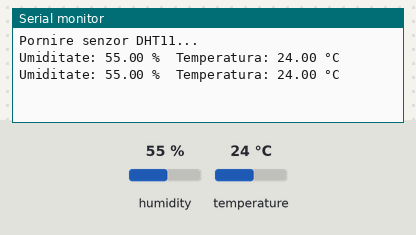
Simulated run of this sketch. Board: ESP32. Shown: the last lines printed to the serial monitor. Inputs (shaded band) come from the test bench; at power-on: humidity 55 %, temperature 24 °C.

Above: at 2.8 s.
2.9 s: humidity set to 22 %
At 4.6 s:
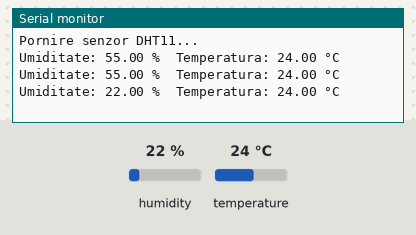
5.6 s: temperature set to 12 °C
At 7.0 s:
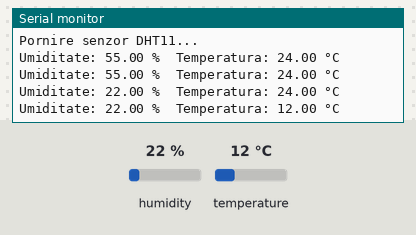
8.3 s: humidity set to 40 %
At 10.5 s:
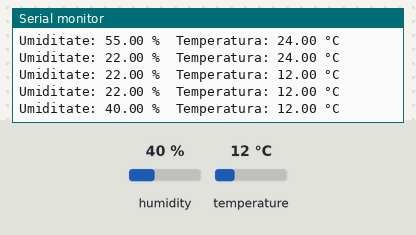
Timing chart, 0 to 12.0 s (numbered marks = the images above; inputs shaded):
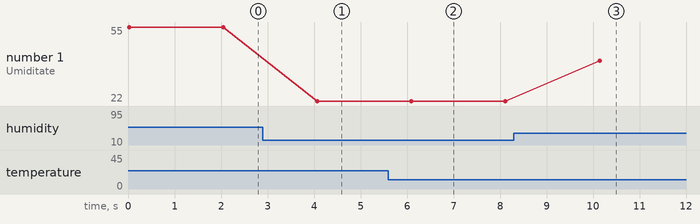

The sketch:

ESP32_Senzor_temperatura_DHT11.ino
```cpp
#include "DHT.h"

#define DHTPIN 4        // Pinul de semnal al senzorului conectat la ESP32
#define DHTTYPE DHT11     // Tipul senzorului (DHT11 sau DHT22)

DHT dht(DHTPIN, DHTTYPE); // Inițializează senzorul

void setup() {
  Serial.begin(115200);   // Monitor serial
  dht.begin();            // Pornește senzorul
  Serial.println("Pornire senzor DHT11...");
}

void loop() {
  // Citește umiditatea
  float humidity = dht.readHumidity();
  // Citește temperatura în Celsius
  float temperature = dht.readTemperature();

  // Verifică dacă citirea este validă
  if (isnan(humidity) || isnan(temperature)) {
    Serial.println("Eroare la citirea de la senzorul DHT11!");
    delay(2000);
    return;
  }

  // Afișează valorile
  Serial.print("Umiditate: ");
  Serial.print(humidity);
  Serial.print(" %\t");

  Serial.print("Temperatura: ");
  Serial.print(temperature);
  Serial.println(" °C");

  delay(2000); // Așteaptă 2 secunde între citiri
}
```

Measured:
- after the input at 2.9 s, the serial monitor: prints a new line after 1.2 s (image 1)
- after the input at 5.6 s, the serial monitor: prints a new line after 0.49 s (image 2)
- after the input at 8.3 s, the serial monitor: prints a new line after 1.8 s (image 3)
- plotted number 1: 55 → 22 after the input at 2.9 s, 22 → 40 after the input at 8.3 s
